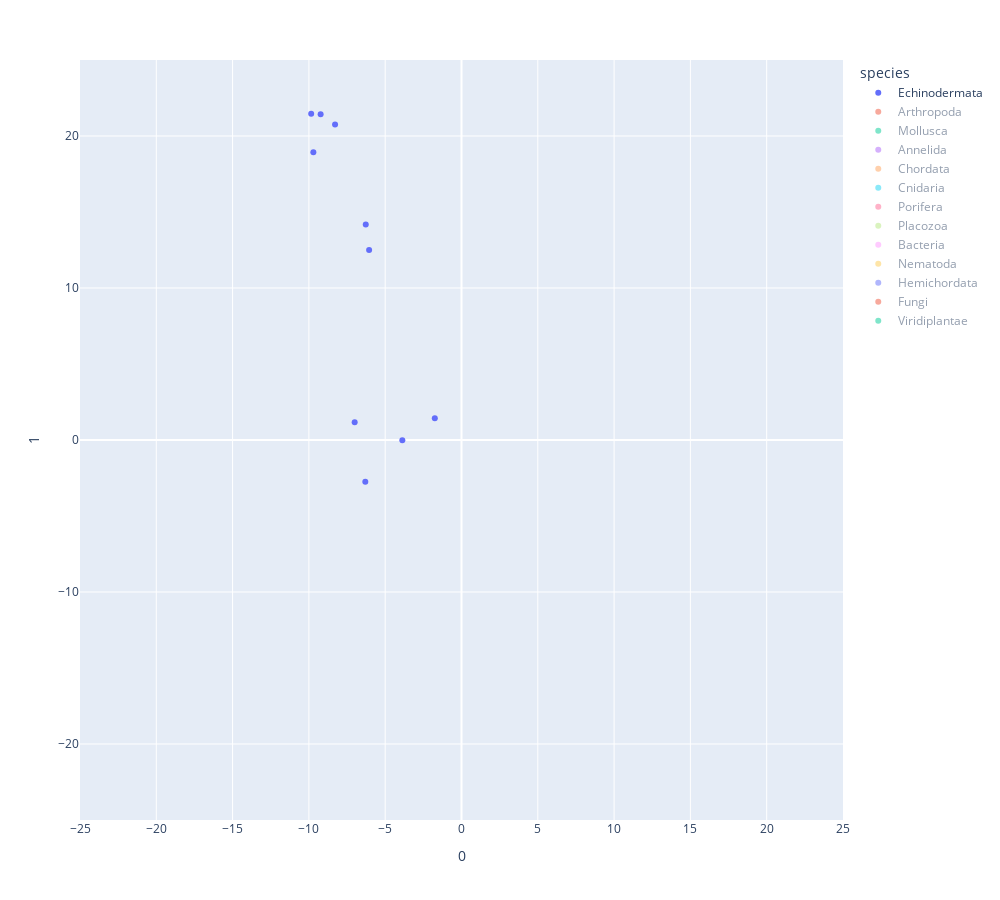

Here is the notebook cell this chart was saved with:
### Markdown cell above
## T-sne

### Code cell
# component = 2 car on veut 2 dimensions
tsne_2d = TSNE(n_components=2, random_state=0)
proj_tsne_dist_2d = tsne_2d.fit_transform(dist_matrix)

tsne_dist_2d = px.scatter(
    proj_tsne_dist_2d, x=0, y=1,
    color=colour.Color_species, labels={'color': 'species'}
)
tsne_dist_2d.update_layout(xaxis_range=[-25, 25], yaxis_range=[-25, 25])
tsne_dist_2d.update_layout(width=1000, height=900)
tsne_dist_2d.update_xaxes(dtick=5)
tsne_dist_2d.show()

### Figure 1 — Plotly figure (JSON) as saved in the notebook; plotly's stock layout.template omitted (floating-point values rounded to 4 significant figures)
{"data": [{"hovertemplate": "species=Echinodermata<br>0=%{x}<br>1=%{y}<extra></extra>", "legendgroup": "Echinodermata", "marker": {"color": "#636efa", "symbol": "circle"}, "mode": "markers", "name": "Echinodermata", "orientation": "v", "showlegend": true, "type": "scatter", "visible": true, "x": [-1.75, -6.304, -3.877, -6.055, -7.001, -6.274, -8.287, -9.231, -9.708, -9.851], "xaxis": "x", "y": [1.434, -2.74, -0.0227, 12.5, 1.169, 14.17, 20.75, 21.43, 18.93, 21.46], "yaxis": "y"}, {"hovertemplate": "species=Arthropoda<br>0=%{x}<br>1=%{y}<extra></extra>", "legendgroup": "Arthropoda", "marker": {"color": "#EF553B", "symbol": "circle"}, "mode": "markers", "name": "Arthropoda", "orientation": "v", "showlegend": true, "type": "scatter", "visible": "legendonly", "x": [-0.9917, -10.61, -10.18, -4.895, -1.761, -4.958, -4.913, 11.8, 11.99, 3.814, 11.1, -8.217, -6.472, 2.546, -6.526, 3.216, -1.461, 8.495, 8.495, 8.489, -13.08, -13.22, -0.4085, -13.22, 4.136, 4.325, -1.193, 10.5, 10.5, -2.943, 10.39, -8.046, 2.574, -1.615, -8.035, -8.056, 13.63, -0.7302, -6.231, -7.438, -5.995, -8.655, 16.01, -7.285, 7.249, 1.36, -7.305, -8.726, -9.03, -8.897, -8.398, 14.94, -10.62, -7.87, -11.41, -3.326, -2.386, 0.1359, 1.016, -0.04277, 12.66, 13.29, 12.39, 10.26, 13.22, 13.19, 0.3577, 12.29, 9.386, 12.07, 10.77, 11.1, 10.2, 12.29, 10.74, 10.17, -7.353, -7.504, -7.232, 3.158, -6.996, -6.93, -9.401, -10.15], "xaxis": "x", "y": [-4.488, 20.42, 19.95, -6.358, -0.6558, -5.575, -6.676, 9.69, 9.469, -2.526, 9.375, 13.48, -2.841, -1.858, -2.883, -4.959, -3.755, 1.623, 1.624, 1.617, 3.592, 4.449, -1.579, 4.473, 8.432, 8.869, 4.147, 0.2256, 0.2263, -1.302, -40.51, -9.28, -2.645, 3.676, -9.247, -9.27, -36.96, 1.873, 14.88, 4.049, 1.831, 3.777, -2.418, -5.981, -5.001, -4.451, 11.35, 3.648, -0.5227, -0.4186, 0.05284, -1.763, -4.516, 7.254, -0.5195, 6.73, 6.283, -7.688, -2.822, -7.27, -37.1, -39.69, -37.64, -39.12, -37.64, -38.96, -7.519, -39.5, -39.55, -38.73, -39.35, -38.29, -36.86, -36.38, -35.8, -36.58, 15.32, 15.44, 5.263, -2.501, 5.334, 5.56, 19.84, 20.79], "yaxis": "y"}, {"hovertemplate": "species=Mollusca<br>0=%{x}<br>1=%{y}<extra></extra>", "legendgroup": "Mollusca", "marker": {"color": "#00cc96", "symbol": "circle"}, "mode": "markers", "name": "Mollusca", "orientation": "v", "showlegend": true, "type": "scatter", "visible": "legendonly", "x": [-4.882, 11.07, -11.27, -4.406, 9.912, 12.91, 7.535, 16.81, 18.09, -6.679, -4.409, 0.6018, 16.03, -3.697, 9.148, -9.43, 6.12, -8.882, -11.25, -10.98, -4.581, -10.94, -8.519, -9.103, 13.67, 9.517, 12.82, 10.77, -6.483, 2.485, -3.793, -8.737, -0.9125, -8.406, -8.194, -9.213], "xaxis": "x", "y": [-6.643, 10.21, 4.378, 4.742, 0.6587, -40.01, -3.932, -1.676, -3.41, 1.493, 0.2132, 9.025, -2.923, -3.822, 2.25, 0.9131, -3.014, 0.274, -4.784, -5.087, -1.849, -4.414, 7.526, 7.132, -38.72, -39.2, -37.88, -35.96, 12.96, 4.523, 6.942, 19.99, -4.479, 19.48, 19.81, 20.96], "yaxis": "y"}, {"hovertemplate": "species=Annelida<br>0=%{x}<br>1=%{y}<extra></extra>", "legendgroup": "Annelida", "marker": {"color": "#ab63fa", "symbol": "circle"}, "mode": "markers", "name": "Annelida", "orientation": "v", "showlegend": true, "type": "scatter", "visible": "legendonly", "x": [11.63, 11.26, 12.84, 12.54, -13.03, -1.231, 10.26, 10.82, -7.337], "xaxis": "x", "y": [10.18, 8.358, 9.005, 10.13, 3.552, 4.185, -38.61, -39.83, 13.37], "yaxis": "y"}, {"hovertemplate": "species=Chordata<br>0=%{x}<br>1=%{y}<extra></extra>", "legendgroup": "Chordata", "marker": {"color": "#FFA15A", "symbol": "circle"}, "mode": "markers", "name": "Chordata", "orientation": "v", "showlegend": true, "type": "scatter", "visible": "legendonly", "x": [11.42, 12.64, 3.893, 4.332, 0.8632, 0.8778, 0.6854, -2.818, 2.759, 2.99, 3.583, 3.563, 3.256, -8.354, 17.21, 16.76, -7.104, -7.231, -6.305, 17.6, 18.13, 0.1452, 16.38, 16.97, 17.51, -2.185, 0.8775, 0.8389, -2.181, -7.799, -4.299, -4.137, 0.489, -20.08, -20.11, -21.38, -20.24, -5.876, -19.97, -20.32, -21.7, -21.21, 9.119, -8.451, 16.86, 18.09, 17.49, 17.39, -6.206, 3.643, 3.656, 4.051, 4.052, 4.049, -5.805, 3.2, 1.408, 6.512, -20.72, -2.37, -4.024, -7.31, -6.778, -4.4, -12.05, -8.079, -7.286, -11.31, -11.37, -8.517, -1.943, 6.122, 7.325, 7.637, 6.288, 1.377, 7.177, 2.774, -1.12, -0.5345, 1.341, 0.9657, 0.8934, 13.81, 0.2891, 14.61, -0.4145, -8.415], "xaxis": "x", "y": [8.494, 9.92, 8.095, 8.887, 6.73, 6.75, 8.911, 1.857, 5.299, 5.074, 5.347, 5.355, 4.586, 14.16, -3.034, -3.316, 15.12, 14.2, 2.45, -3.18, -2.685, -2.647, -3.909, -4.065, -4.059, -2.379, -0.2676, -0.2211, -2.364, 1.699, 4.808, 4.179, 9.153, 5.397, 4.464, 6.843, 4.64, 8.51, 6.51, 6.491, 6.227, 6.244, 2.448, 7.7, -2.48, -2.032, -1.603, -2.07, 2.56, 1.052, 1.056, -9.683, -9.676, -9.685, 14.06, -4.955, -1.226, -4.242, 4.162, 0.6749, 1.37, 11.4, 2.283, 4.817, 3.069, 5.344, -5.976, -4.64, -0.4262, 7.524, 5.885, -3.664, -4.249, -4.632, -3.549, -1.939, -4.976, -1.287, -0.8976, -1.33, -4.446, 2.044, 2.065, -36.29, -7.614, -38.47, -2.985, 14.81], "yaxis": "y"}, {"hovertemplate": "species=Cnidaria<br>0=%{x}<br>1=%{y}<extra></extra>", "legendgroup": "Cnidaria", "marker": {"color": "#19d3f3", "symbol": "circle"}, "mode": "markers", "name": "Cnidaria", "orientation": "v", "showlegend": true, "type": "scatter", "visible": "legendonly", "x": [11.73, -20.15, -20.88, -19.8, -20.79, 12.46], "xaxis": "x", "y": [8.451, 7.003, 6.393, 4.852, 7.202, -38.92], "yaxis": "y"}, {"hovertemplate": "species=Porifera<br>0=%{x}<br>1=%{y}<extra></extra>", "legendgroup": "Porifera", "marker": {"color": "#FF6692", "symbol": "circle"}, "mode": "markers", "name": "Porifera", "orientation": "v", "showlegend": true, "type": "scatter", "visible": "legendonly", "x": [-11.27], "xaxis": "x", "y": [4.348], "yaxis": "y"}, {"hovertemplate": "species=Placozoa<br>0=%{x}<br>1=%{y}<extra></extra>", "legendgroup": "Placozoa", "marker": {"color": "#B6E880", "symbol": "circle"}, "mode": "markers", "name": "Placozoa", "orientation": "v", "showlegend": true, "type": "scatter", "visible": "legendonly", "x": [-0.1543], "xaxis": "x", "y": [0.1689], "yaxis": "y"}, {"hovertemplate": "species=Bacteria<br>0=%{x}<br>1=%{y}<extra></extra>", "legendgroup": "Bacteria", "marker": {"color": "#FF97FF", "symbol": "circle"}, "mode": "markers", "name": "Bacteria", "orientation": "v", "showlegend": true, "type": "scatter", "visible": "legendonly", "x": [-20.88, -3.519, 3.775], "xaxis": "x", "y": [4.863, -2.846, -2.538], "yaxis": "y"}, {"hovertemplate": "species=Nematoda<br>0=%{x}<br>1=%{y}<extra></extra>", "legendgroup": "Nematoda", "marker": {"color": "#FECB52", "symbol": "circle"}, "mode": "markers", "name": "Nematoda", "orientation": "v", "showlegend": true, "type": "scatter", "visible": "legendonly", "x": [9.657, 9.165, 13.93, -4.562, -4.349, -4.514, -8.829, -10.38, -9.553, -1.364], "xaxis": "x", "y": [-38.12, -38.36, -39.41, 8.822, 7.928, 8.734, 18.95, 21.2, 20.56, 4.008], "yaxis": "y"}, {"hovertemplate": "species=Hemichordata<br>0=%{x}<br>1=%{y}<extra></extra>", "legendgroup": "Hemichordata", "marker": {"color": "#636efa", "symbol": "circle"}, "mode": "markers", "name": "Hemichordata", "orientation": "v", "showlegend": true, "type": "scatter", "visible": "legendonly", "x": [10.04], "xaxis": "x", "y": [-40.01], "yaxis": "y"}, {"hovertemplate": "species=Fungi<br>0=%{x}<br>1=%{y}<extra></extra>", "legendgroup": "Fungi", "marker": {"color": "#EF553B", "symbol": "circle"}, "mode": "markers", "name": "Fungi", "orientation": "v", "showlegend": true, "type": "scatter", "visible": "legendonly", "x": [11.76, -5.137], "xaxis": "x", "y": [-37.43, 9.002], "yaxis": "y"}, {"hovertemplate": "species=Viridiplantae<br>0=%{x}<br>1=%{y}<extra></extra>", "legendgroup": "Viridiplantae", "marker": {"color": "#00cc96", "symbol": "circle"}, "mode": "markers", "name": "Viridiplantae", "orientation": "v", "showlegend": true, "type": "scatter", "visible": "legendonly", "x": [-7.468], "xaxis": "x", "y": [14.41], "yaxis": "y"}], "layout": {"height": 900, "legend": {"title": {"text": "species"}, "tracegroupgap": 0}, "margin": {"t": 60}, "width": 1000, "xaxis": {"anchor": "y", "domain": [0, 1], "dtick": 5, "range": [-25, 25], "title": {"text": "0"}, "type": "linear"}, "yaxis": {"anchor": "x", "domain": [0, 1], "range": [-25, 25], "title": {"text": "1"}, "type": "linear"}}}
